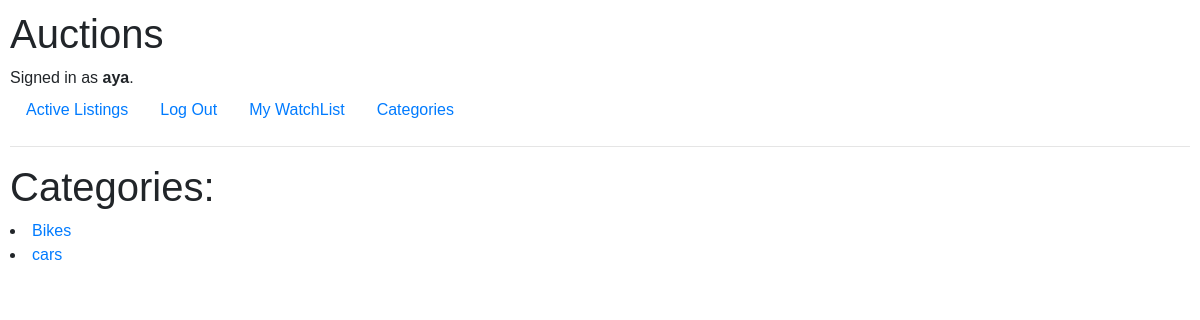
The page /categories (signed in) on the database its author committed.
### auctions/models.py (models this page shows)
class User(AbstractUser):
    pass

class Listing(models.Model):
    title= models.TextField(null=True, blank=True)
    category= models.TextField(null=True, blank=True)
    description= models.TextField(null=True, blank=True)
    startingBid=models.FloatField(null=True, blank=True)
    image=models.ImageField( null=True, blank=True, upload_to='images/')
    winner=models.ForeignKey(to=User,default=DEFAULT_CASE_ID,on_delete = models.SET_DEFAULT, null = True, related_name='winner')
    closedDate=models.TextField(null=True, blank=True)
    closed=models.BooleanField(default=False)
    user=models.ForeignKey(to=User, on_delete=models.CASCADE, null=True)

### auctions/views.py (the view)
# urls.py: path("categories", views.categories, name="categories"),
def categories(request):
   activeListings=Listing.objects.filter(closed=False)
   cats=[]
   for listing in activeListings:
       if (listing.category not in cats):
           cats.append(listing.category)
   print(cats)
   return render(request, "auctions/categories.html", {"cats":cats})

### auctions/templates/auctions/categories.html
{% extends "auctions/layout.html" %}
{% block body %}
<h1>Categories: </h1>
{% for cat in cats %}
        <li>
            <a href="byCategory/{{cat}}"> {{cat}} </a>
        </li>
        {% empty %}
        <h2>There is no categories available.</h2>
        {% endfor %}
{% endblock %}

### auctions/templates/auctions/layout.html (shortened to what this page needs)
{% load static %}
<!DOCTYPE html>
<html lang="en">
    <head>
        <link rel="stylesheet" href="https://stackpath.bootstrapcdn.com/bootstrap/4.4.1/css/bootstrap.min.css">
        <link href="{% static 'auctions/styles.css' %}" rel="stylesheet">
    </head>
    <body>
        <h1>Auctions</h1>
        <div>
            {% if user.is_authenticated %}
                Signed in as <strong>{{ user.username }}</strong>.
            {% else %}
                Not signed in.
            {% endif %}
        </div>
        <ul class="nav">
            <li class="nav-item">
                <a class="nav-link" href="{% url 'index' %}">Active Listings</a>
            </li>
            {% if user.is_authenticated %}
                <li class="nav-item">
                    <a class="nav-link" href="{% url 'logout' %}">Log Out</a>
                </li>
                <li class="nav-item">
                    <a class="nav-link" href="{% url 'watchList' %}">My WatchList</a>
                </li>
                <li class="nav-item">
                    <a class="nav-link" href="{% url 'categories' %}">Categories</a>
                </li>
            {% endif %}
        </ul>
        <hr>
        {% block body %}
        {% endblock %}
    </body>
</html>

### auctions/static/auctions/styles.css (style rules this page uses)
body { padding: 10px; font-family: helvetica; }

### rows shown on the page
User: username "aya"
Listing: cats "Bikes"
Listing: cats "cars"
